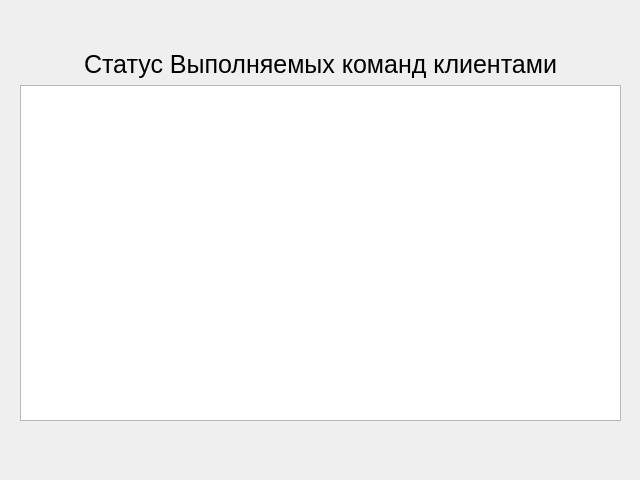
<?xml version="1.0" encoding="UTF-8"?>
<ui version="4.0">
 <class>Status</class>
 <widget class="QWidget" name="Status">
  <property name="geometry">
   <rect>
    <x>0</x>
    <y>0</y>
    <width>640</width>
    <height>480</height>
   </rect>
  </property>
  <property name="windowTitle">
   <string>Form</string>
  </property>
  <widget class="QWidget" name="layoutWidget">
   <property name="geometry">
    <rect>
     <x>20</x>
     <y>50</y>
     <width>601</width>
     <height>371</height>
    </rect>
   </property>
   <layout class="QHBoxLayout" name="horizontalLayout_3">
    <item>
     <layout class="QVBoxLayout" name="verticalLayout_3">
      <item>
       <widget class="QLabel" name="label_7">
        <property name="font">
         <font>
          <pointsize>19</pointsize>
         </font>
        </property>
        <property name="text">
         <string>Статус Выполняемых команд клиентами</string>
        </property>
        <property name="alignment">
         <set>Qt::AlignCenter</set>
        </property>
        <property name="margin">
         <number>10</number>
        </property>
       </widget>
      </item>
      <item>
       <widget class="QTableView" name="ClientStatus"/>
      </item>
     </layout>
    </item>
   </layout>
  </widget>
 </widget>
 <resources/>
 <connections/>
</ui>
